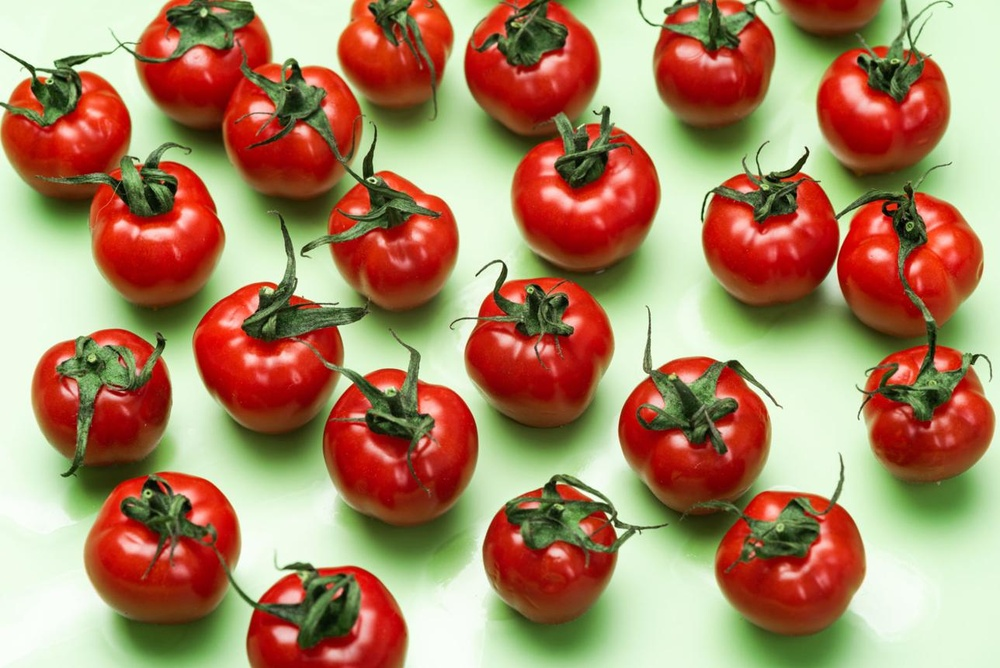
#> input picture assign_25/img_2.jpeg, 1000 x 668 px, shrunk from 1288 x 860 before the run
$ python dil_ero.py
#> lines starting #> are read from the running program, lines starting #| are printed output that depends on the picture
import cv2
import numpy as np
import matplotlib.pyplot as plt
image = cv2.imread("img_2.jpeg")
#> image is the input picture: shape (668, 1000, 3); mean B, G, R 99.9, 133.1, 170.4
if image is None:
    raise FileNotFoundError("Place image.jpg in the working directory")
image = cv2.cvtColor(image, cv2.COLOR_BGR2RGB)
kernel = np.ones((5, 5), np.uint8)
dilated = cv2.dilate(image, kernel, iterations=1)
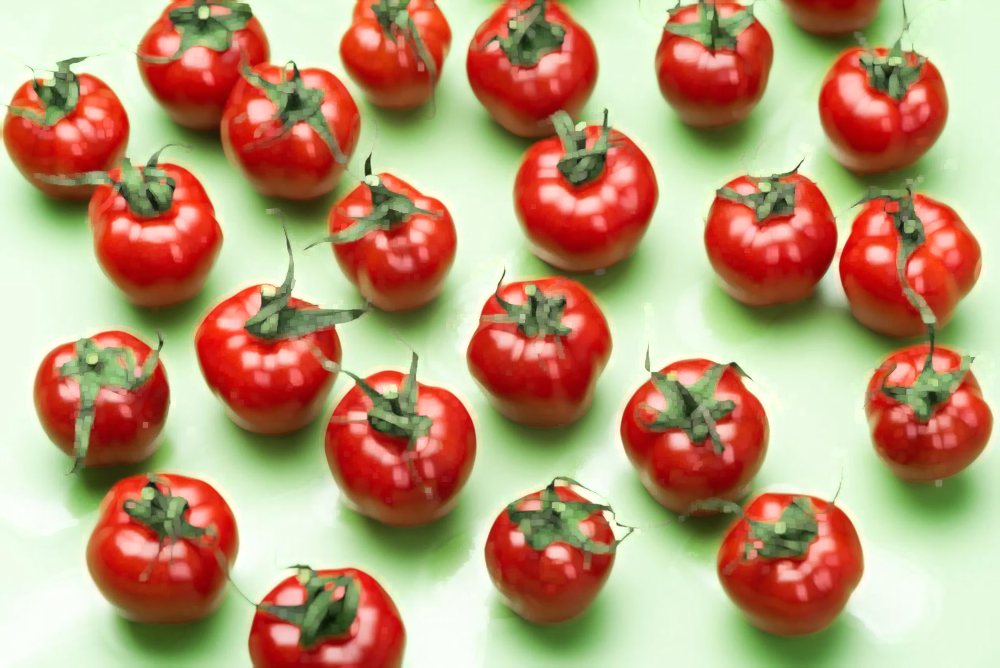
#> dilated: shape (668, 1000, 3); mean R, G, B 185.7, 151.7, 117.7
eroded = cv2.erode(image, kernel, iterations=1)
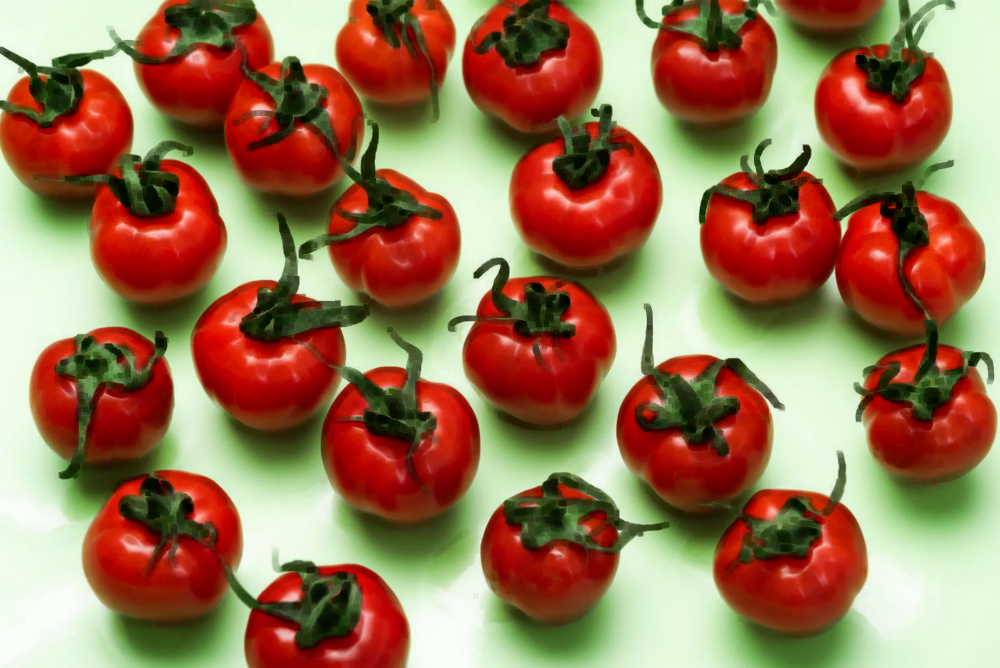
#> eroded: shape (668, 1000, 3); mean R, G, B 154.5, 115, 83.2
plt.figure(figsize=(12, 5))
plt.subplot(1, 3, 1)
plt.imshow(image)
plt.title("Original Color Image")
plt.axis("off")
plt.subplot(1, 3, 2)
plt.imshow(dilated)
plt.title("Dilated Image")
plt.axis("off")
plt.subplot(1, 3, 3)
plt.imshow(eroded)
plt.title("Eroded Image")
plt.axis("off")
plt.tight_layout()
plt.show()
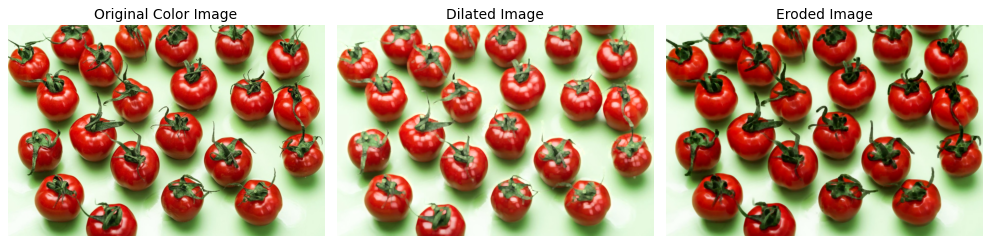
#> figure drawn by matplotlib, 3 panels

$ run again, with assign_25/img_1.jpeg copied over assign_25/img_2.jpeg
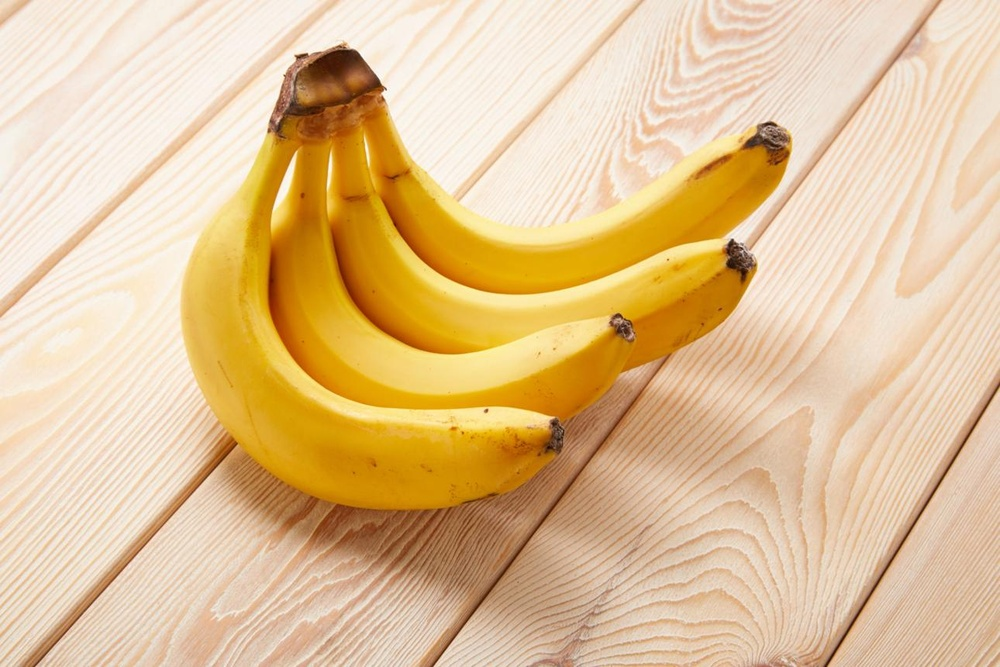
#> input picture assign_25/img_1.jpeg, 1000 x 667 px, shrunk from 1290 x 860 before the run
#> image is the input picture: shape (667, 1000, 3); mean B, G, R 149.2, 194.5, 226.2
#> `eroded = cv2.erode(image, kernel, iterations=1)`:
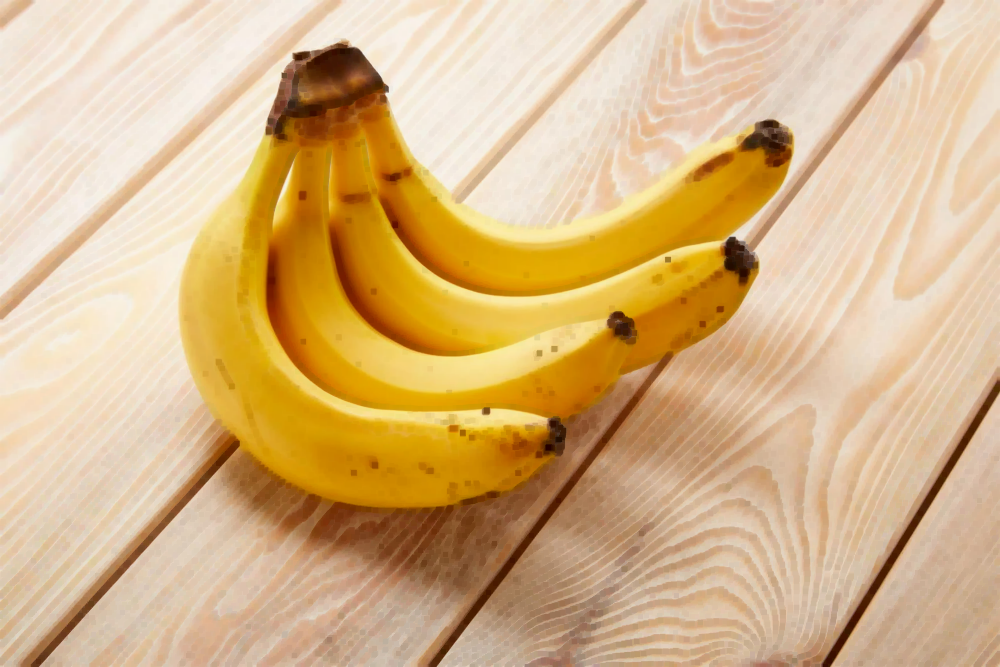
#> eroded: shape (667, 1000, 3); mean R, G, B 215.3, 181.5, 133.9
#> `plt.show()`:
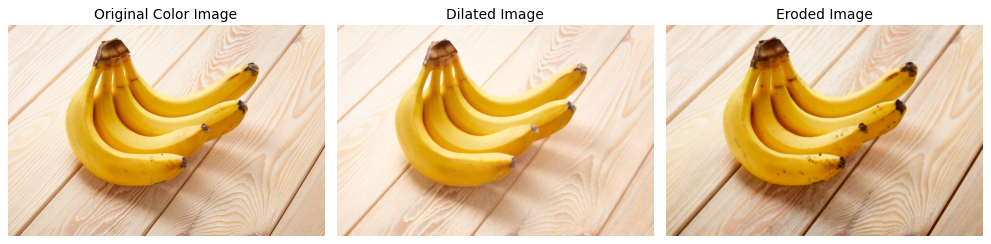
#> figure drawn by matplotlib, 3 panels
